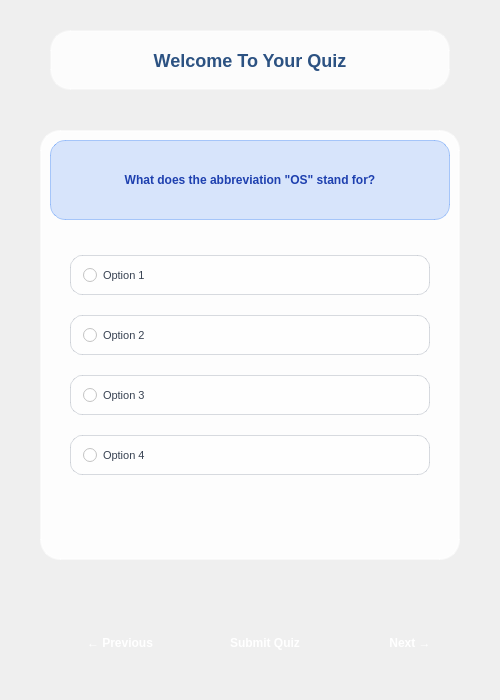
<?xml version="1.0" encoding="UTF-8"?>
<ui version="4.0">
 <class>QuizExamen</class>
 <widget class="QDialog" name="QuizExamen">
  <property name="geometry">
   <rect>
    <x>0</x>
    <y>0</y>
    <width>500</width>
    <height>700</height>
   </rect>
  </property>
  <property name="minimumSize">
   <size>
    <width>500</width>
    <height>700</height>
   </size>
  </property>
  <property name="maximumSize">
   <size>
    <width>500</width>
    <height>700</height>
   </size>
  </property>
  <property name="windowTitle">
   <string>Quiz Application</string>
  </property>
  <property name="styleSheet">
   <string notr="true">
    QDialog {
        background: qlineargradient(x1:0, y1:0, x2:1, y2:1,
                                  stop:0 #a8d8ff,
                                  stop:1 #e6f3ff);
        border-radius: 15px;
    }

    QLabel#QuizTitle {
        background: rgba(255, 255, 255, 200);
        border: 2px solid rgba(255, 255, 255, 100);
        border-radius: 20px;
        padding: 15px;
        font-size: 18px;
        font-weight: bold;
        color: #2c5282;
    }

    QFrame#QuestionCard {
        background: rgba(255, 255, 255, 230);
        border: 2px solid rgba(255, 255, 255, 150);
        border-radius: 20px;
        padding: 20px;
        margin: 10px;
    }

    QLabel#Question {
        background: rgba(59, 130, 246, 50);
        border: 1px solid rgba(59, 130, 246, 100);
        border-radius: 15px;
        padding: 15px;
        font-size: 12px;
        font-weight: bold;
        color: #1e40af;
    }

    QRadioButton {
        background: rgba(255, 255, 255, 180);
        border: 1px solid rgba(156, 163, 175, 100);
        border-radius: 12px;
        padding: 12px;
        margin: 5px 0px;
        font-size: 11px;
        color: #374151;
    }

    QRadioButton:hover {
        background: rgba(59, 130, 246, 30);
        border: 1px solid rgba(59, 130, 246, 150);
    }

    QRadioButton:checked {
        background: rgba(59, 130, 246, 80);
        border: 2px solid #3b82f6;
        color: #1e40af;
        font-weight: bold;
    }

    QPushButton {
        background: qlineargradient(x1:0, y1:0, x2:0, y2:1,
                                  stop:0 #4ade80,
                                  stop:1 #22c55e);
        border: none;
        border-radius: 20px;
        padding: 12px 20px;
        font-size: 12px;
        font-weight: bold;
        color: white;
        min-width: 100px;
    }

    QPushButton:hover {
        background: qlineargradient(x1:0, y1:0, x2:0, y2:1,
                                  stop:0 #22c55e,
                                  stop:1 #16a34a);
    }

    QPushButton:pressed {
        background: qlineargradient(x1:0, y1:0, x2:0, y2:1,
                                  stop:0 #16a34a,
                                  stop:1 #15803d);
    }

    QPushButton#SubmitButton {
        background: qlineargradient(x1:0, y1:0, x2:0, y2:1,
                                  stop:0 #f59e0b,
                                  stop:1 #d97706);
    }

    QPushButton#SubmitButton:hover {
        background: qlineargradient(x1:0, y1:0, x2:0, y2:1,
                                  stop:0 #d97706,
                                  stop:1 #b45309);
    }
   </string>
  </property>

  <!-- Title Section -->
  <widget class="QLabel" name="QuizTitle">
   <property name="geometry">
    <rect>
     <x>50</x>
     <y>30</y>
     <width>400</width>
     <height>60</height>
    </rect>
   </property>
   <property name="text">
    <string>Welcome To Your Quiz</string>
   </property>
   <property name="alignment">
    <set>Qt::AlignCenter</set>
   </property>
  </widget>

  <!-- Question Card Container -->
  <widget class="QFrame" name="QuestionCard">
   <property name="geometry">
    <rect>
     <x>30</x>
     <y>120</y>
     <width>440</width>
     <height>450</height>
    </rect>
   </property>
   <property name="frameShape">
    <enum>QFrame::NoFrame</enum>
   </property>

   <!-- Question Text -->
   <widget class="QLabel" name="Question">
    <property name="geometry">
     <rect>
      <x>20</x>
      <y>20</y>
      <width>400</width>
      <height>80</height>
     </rect>
    </property>
    <property name="text">
     <string>What does the abbreviation "OS" stand for?</string>
    </property>
    <property name="alignment">
     <set>Qt::AlignCenter</set>
    </property>
    <property name="wordWrap">
     <bool>true</bool>
    </property>
   </widget>

   <!-- Answer Options -->
   <widget class="QRadioButton" name="Answer1">
    <property name="geometry">
     <rect>
      <x>40</x>
      <y>130</y>
      <width>360</width>
      <height>50</height>
     </rect>
    </property>
    <property name="text">
     <string>Option 1</string>
    </property>
   </widget>

   <widget class="QRadioButton" name="Answer2">
    <property name="geometry">
     <rect>
      <x>40</x>
      <y>190</y>
      <width>360</width>
      <height>50</height>
     </rect>
    </property>
    <property name="text">
     <string>Option 2</string>
    </property>
   </widget>

   <widget class="QRadioButton" name="Answer3">
    <property name="geometry">
     <rect>
      <x>40</x>
      <y>250</y>
      <width>360</width>
      <height>50</height>
     </rect>
    </property>
    <property name="text">
     <string>Option 3</string>
    </property>
   </widget>

   <widget class="QRadioButton" name="Answer4">
    <property name="geometry">
     <rect>
      <x>40</x>
      <y>310</y>
      <width>360</width>
      <height>50</height>
     </rect>
    </property>
    <property name="text">
     <string>Option 4</string>
    </property>
   </widget>
  </widget>

  <!-- Navigation Buttons -->
  <widget class="QPushButton" name="PreviousButton">
   <property name="geometry">
    <rect>
     <x>50</x>
     <y>620</y>
     <width>110</width>
     <height>45</height>
    </rect>
   </property>
   <property name="text">
    <string>← Previous</string>
   </property>
  </widget>

  <widget class="QPushButton" name="SubmitButton">
   <property name="geometry">
    <rect>
     <x>195</x>
     <y>620</y>
     <width>110</width>
     <height>45</height>
    </rect>
   </property>
   <property name="text">
    <string>Submit Quiz</string>
   </property>
  </widget>

  <widget class="QPushButton" name="NextButton">
   <property name="geometry">
    <rect>
     <x>340</x>
     <y>620</y>
     <width>110</width>
     <height>45</height>
    </rect>
   </property>
   <property name="text">
    <string>Next →</string>
   </property>
  </widget>

 </widget>
 <resources/>
 <connections/>
</ui>
